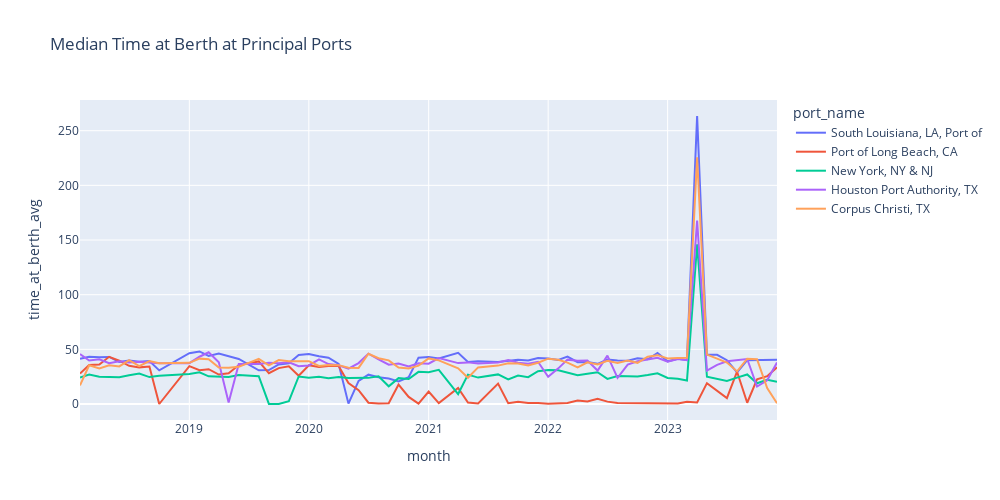

This figure's notebook cell:
### Code cell
px.line(
    #data with month in dt format
    monthly_df
    #restrict to top 5 ports
    .filter(pl.col('port_name').is_in(top5ports))
    #month in dt format
    .with_columns(pl.col('month').str.strptime(pl.Date, format='%Y%m'))
    .sort(by='month'), 
    #plot specs
    x='month', y='time_at_berth_avg', color='port_name',
    title='Median Time at Berth at Principal Ports',
    width=1000,
    height=500 
)
